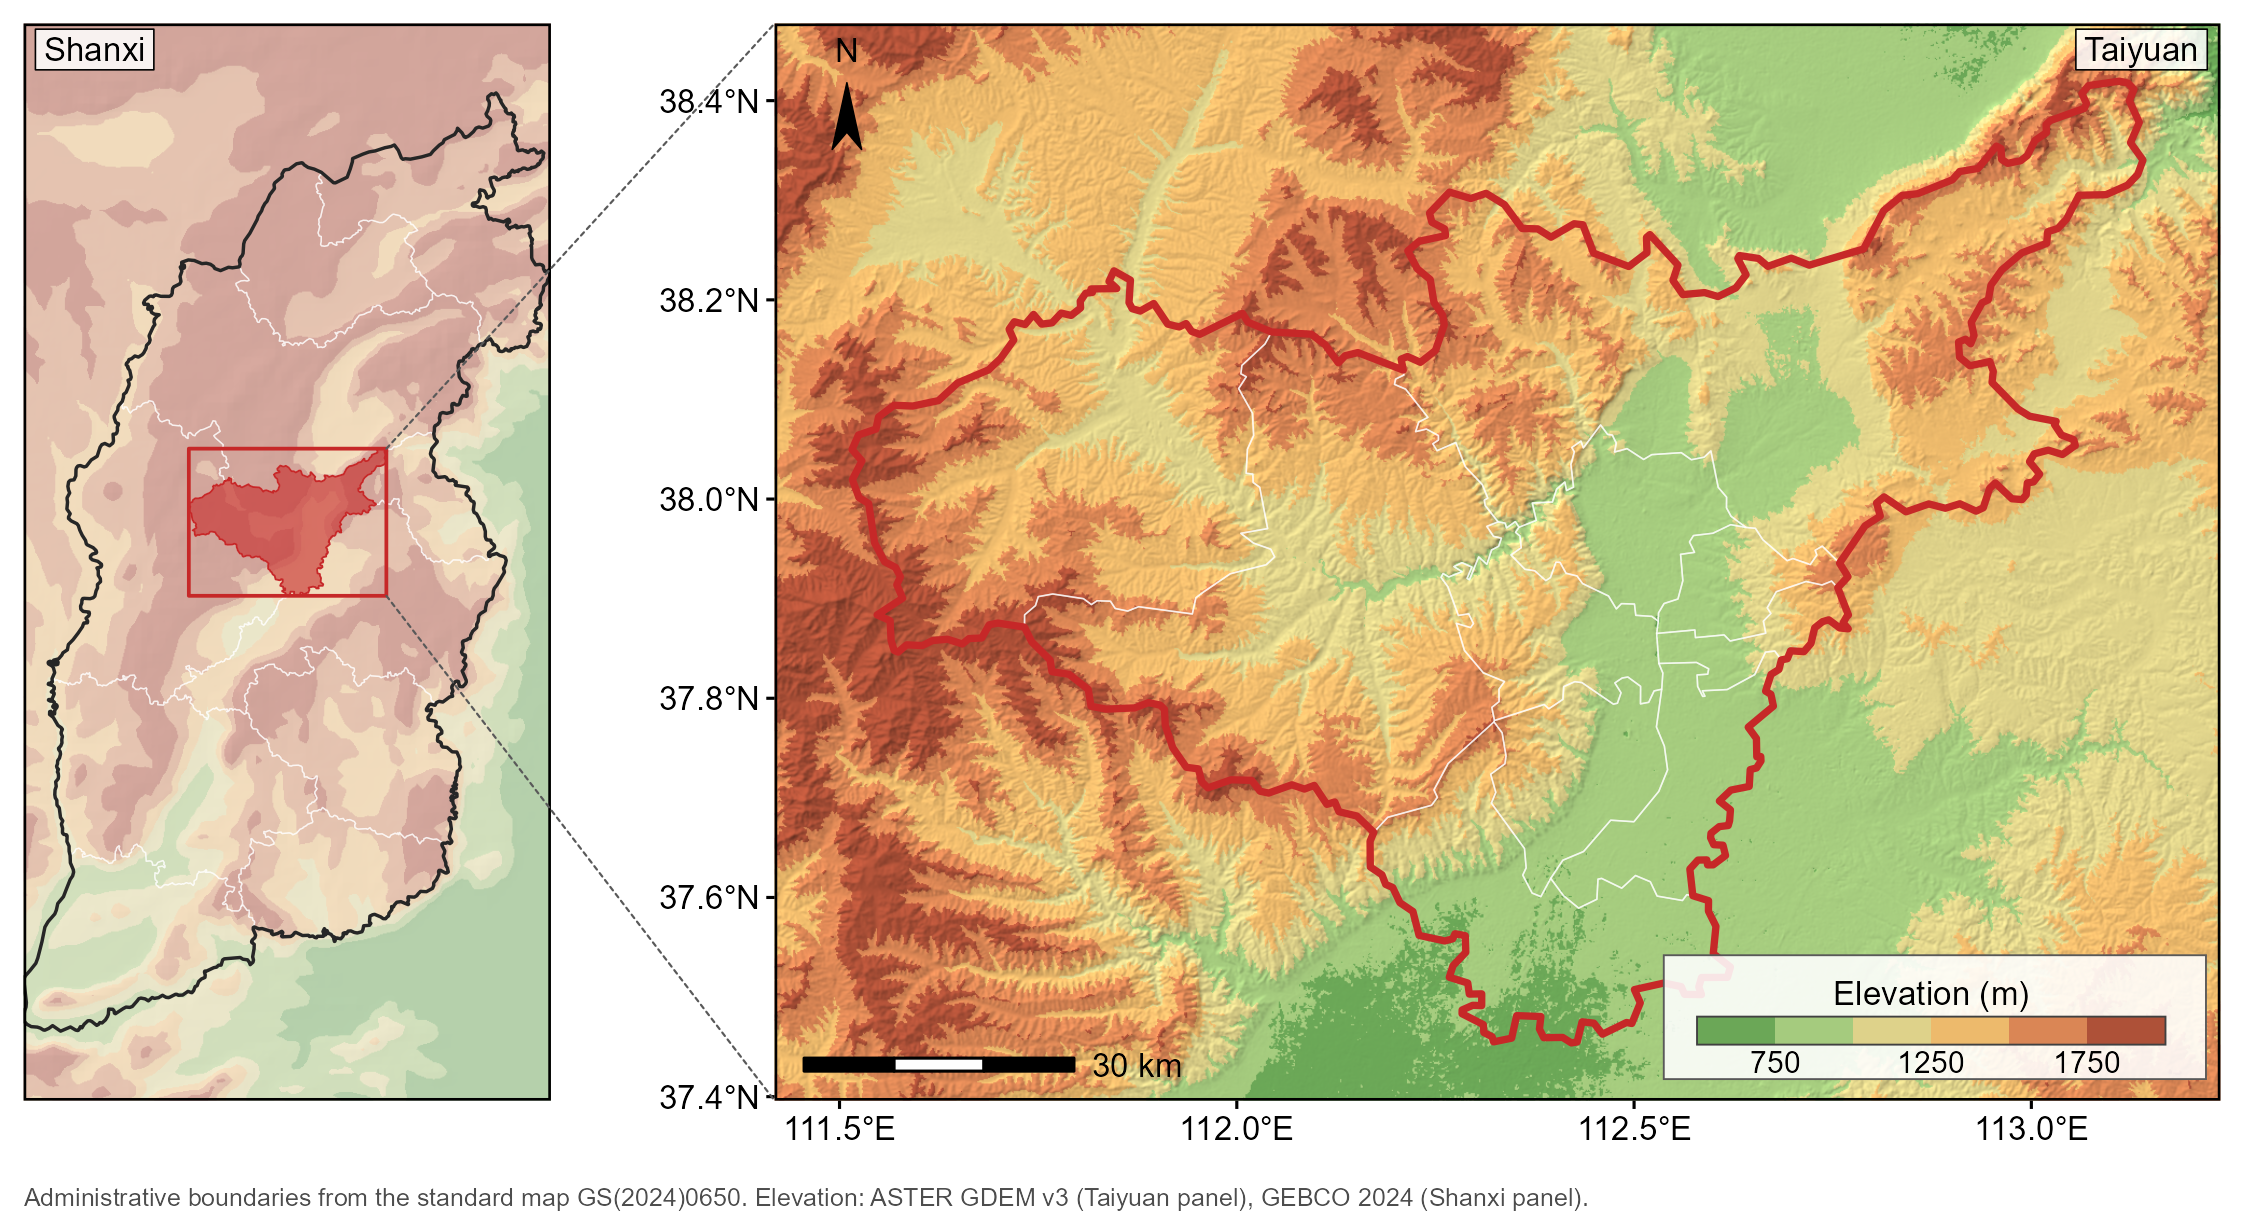

Generate this figure with R:
# 示例：太原市区位图
#
# 两级面板：左为山西省定位，右为太原市主图，虚线锥连接。演示分级设色乘山影、
# 先定槽位再撑窗口、图廓件与引线几何。
#
# 数据本仓库不分发，运行前把下面三个路径改成你自己的：
#   DEM_DIR   ASTER GDEM 压缩瓦片目录，需覆盖 N37-N38 / E111-E113
#   ADM_DIR   含「中国_市.shp」「中国_县.shp」的行政区划目录
#   GEBCO     省级面板用的粗 DEM，由 ggmapcn::check_geodata() 自动下载
#
# 出两版：taiyuan_locator.png 300 dpi 为成品，taiyuan_locator_preview.png
# 150 dpi 供 README 引用。两版尺寸一致，只差分辨率。

SKILL   <- "../reference"          # 从 example/ 目录运行本脚本
DEM_DIR <- "F:/博士毕业论文/山西DEM"
ADM_DIR <- "F:/标准地图/中国省市县标准行政区划数据 审图号GS（2024）0650号/shp格式"

source(file.path(SKILL, "relief_basemap.R"))
source(file.path(SKILL, "palettes.R"))
suppressPackageStartupMessages({library(grid); library(gridExtra); library(ggspatial)})
sf_use_s2(FALSE)          # 行政面有自相交，s2 会直接报错

ACC <- "#C62828"          # 全图唯一强调色：研究区

# ---------------- 边界 ----------------
# gb 是 156 加六位国标码，山西省前缀 14，太原市 1401
shi  <- st_read(file.path(ADM_DIR, "中国_市.shp"), quiet = TRUE)
xian <- st_read(file.path(ADM_DIR, "中国_县.shp"), quiet = TRUE)
sx_shi <- shi[substr(as.character(shi$gb), 4, 5) == "14", ]
ty     <- sx_shi[substr(as.character(sx_shi$gb), 4, 7) == "1401", ]
ty_x   <- xian[substr(as.character(xian$gb), 4, 7) == "1401", ]
cat(sprintf("[边界] 山西地级市 %d 个；太原下辖 %d 个区县\n", nrow(sx_shi), nrow(ty_x)))

CRS_M <- "+proj=aea +lat_1=37.6 +lat_2=38.3 +lat_0=37.95 +lon_0=112.3 +datum=WGS84 +units=m +no_defs"
sx_shi <- st_transform(st_make_valid(sx_shi), CRS_M)
ty     <- st_transform(st_make_valid(ty), CRS_M)
ty_x   <- st_transform(st_make_valid(ty_x), CRS_M)

# ---------------- 主图窗口：太原市外扩 6% ----------------
b <- as.numeric(st_bbox(ty))
px <- 0.06 * (b[3] - b[1]); py <- 0.06 * (b[4] - b[2])
W_M <- c(xmin = b[1] - px, xmax = b[3] + px, ymin = b[2] - py, ymax = b[4] + py)

# ---------------- 版面：先定槽位 ----------------
FIG_W <- 190; PAD_L <- 2; GAP_H <- 7
p_probe <- ggplot() + geom_sf(data = ty) +
  coord_sf(xlim = W_M[c("xmin","xmax")], ylim = W_M[c("ymin","ymax")], expand = FALSE) +
  scale_y_continuous(position = "right") + theme_map_pub()
mg <- with_font_device(panel_margins(p_probe))

col_w   <- 0.235 * FIG_W
panel_w <- FIG_W - PAD_L - col_w - GAP_H - mg$side
panel_h <- panel_w / win_aspect(W_M)
cat(sprintf("[版面] 左列 %.1f mm；主图 panel %.1f x %.1f mm\n", col_w, panel_w, panel_h))

# 定位窗口撑到与主图等高的槽位。coord_sf 长宽比固定，窗口形状不符就会留信箱边，
# 两个图框因此不等高。
W_SX <- fit_aspect(st_bbox(st_union(sx_shi)), col_w / panel_h)

# ---------------- 地形 ----------------
# 主图用 30 m ASTER，省级面板用 GEBCO 0.05 度。宽面板不需要 30 m，窄面板不能用 5 km。
tiles <- vsizip_tiles(DEM_DIR, "^ASTGTM_N3[78]E11[123][.]img[.]zip$")
dem_m <- load_dem(tiles, crs = CRS_M, win = W_M, fact = 4)
brk_m <- elev_breaks(dem_m, n = 6)
col_m <- pal_hypso("terrain", length(brk_m) - 1)
rel_m <- relief_rgb(dem_m, brk_m, col_m, strength = 0.42)

if (!requireNamespace("ggmapcn", quietly = TRUE)) stop("省级面板底图需要 ggmapcn")
ggmapcn::check_geodata(files = "gebco_2024_China.tif", quiet = TRUE)
geb <- system.file("extdata", "gebco_2024_China.tif", package = "ggmapcn")
dem_s <- load_dem(geb, crs = CRS_M, win = W_SX, fact = 1, res = 700)
brk_s <- elev_breaks(dem_s, n = 6)
# 定位面板用去饱和色带并再冲淡：它是背景，红色的太原才该是最先被看到的东西
rel_s <- relief_rgb(dem_s, brk_s, pal_hypso("muted", length(brk_s) - 1),
                    strength = 0.26, wash = 0.18)

# ---------------- 主图 ----------------
fx <- function(t) W_M[["xmin"]] + t * (W_M[["xmax"]] - W_M[["xmin"]])
fy <- function(t) W_M[["ymin"]] + t * (W_M[["ymax"]] - W_M[["ymin"]])

p_main <- ggplot() +
  geom_spatraster_rgb(data = rel_m, maxcell = 4e6) +
  geom_sf(data = ty_x, fill = NA, colour = alpha("white", 0.65), linewidth = LW * 0.5) +
  geom_sf(data = ty, fill = NA, colour = ACC, linewidth = LW_DAT * 1.3) +
  legend_backing(W_M, c(0.615, 0.990), c(0.020, 0.135)) +
  elev_legend(W_M, col_m, elev_labels(brk_m)) +
  north_needle(W_M) +
  annotate("label", x = Inf, y = Inf, hjust = 1.10, vjust = 1.14, label = "Taiyuan",
           size = TXT_GG, family = "Arial", fill = alpha("white", 0.85),
           label.r = unit(0, "mm"), label.padding = unit(0.7, "mm")) +
  coord_sf(xlim = W_M[c("xmin","xmax")], ylim = W_M[c("ymin","ymax")], expand = FALSE) +
  scale_y_continuous(position = "right") +      # 纬度标注让开左侧，给引线留路
  annotation_scale(location = "bl", width_hint = 0.24, height = unit(1.1, "mm"),
                   text_cex = TXT_PT / 12, text_family = "Arial",
                   line_width = LW / 0.353, pad_x = unit(2.5, "mm"),
                   pad_y = unit(2.5, "mm")) +
  theme_map_pub()

# ---------------- 定位面板 ----------------
ty_box <- st_as_sfc(st_bbox(ty))
p_loc <- ggplot() +
  geom_spatraster_rgb(data = rel_s, maxcell = 2e6) +
  geom_sf(data = sx_shi, fill = NA, colour = alpha("white", 0.6), linewidth = LW * 0.45) +
  geom_sf(data = st_union(sx_shi), fill = NA, colour = "grey15", linewidth = LW * 1.1) +
  geom_sf(data = ty, fill = alpha(ACC, 0.6), colour = ACC, linewidth = LW * 0.6) +
  geom_sf(data = ty_box, fill = NA, colour = ACC, linewidth = LW * 1.2) +
  annotate("label", x = -Inf, y = Inf, hjust = -0.10, vjust = 1.14, label = "Shanxi",
           size = TXT_GG, family = "Arial", fill = alpha("white", 0.85),
           label.r = unit(0, "mm"), label.padding = unit(0.7, "mm")) +
  coord_sf(xlim = W_SX[c("xmin","xmax")], ylim = W_SX[c("ymin","ymax")], expand = FALSE) +
  theme_map_pub() +
  theme(axis.text = element_blank(), axis.ticks = element_blank())

# ---------------- 合成 ----------------
grobs <- with_font_device({
  list(main = pin_panel(p_main, panel_w, panel_h),
       loc  = pin_panel(p_loc,  col_w,   panel_h))
})
FIG_H <- panel_h + mg$top + mg$bot

base <- arrangeGrob(
  nullGrob(),
  arrangeGrob(nullGrob(), grobs$loc, nullGrob(), ncol = 1,
              heights = unit(c(mg$top, panel_h, mg$bot), "mm")),
  nullGrob(), grobs$main, ncol = 4,
  widths = unit(c(PAD_L, col_w, GAP_H, panel_w + mg$side), "mm"))

# 引线端点解析求得：槽位尺寸已定死，红框在面板内的位置由窗口比例换算即可
loc_rect  <- c(x0 = PAD_L, x1 = PAD_L + col_w, yt = mg$top, yb = mg$top + panel_h)
main_rect <- c(x0 = PAD_L + col_w + GAP_H + mg$left,
               x1 = PAD_L + col_w + GAP_H + mg$left + panel_w,
               yt = mg$top, yb = mg$top + panel_h)
bx <- box_in(st_bbox(ty_box), W_SX, loc_rect)
segs <- rbind(
  data.frame(x1 = bx[["x1"]], y1 = bx[["yt"]], x2 = main_rect[["x0"]], y2 = main_rect[["yt"]]),
  data.frame(x1 = bx[["x1"]], y1 = bx[["yb"]], x2 = main_rect[["x0"]], y2 = main_rect[["yb"]]))
fig <- add_leaders(base, segs, FIG_H)

# 图下加一行数据来源：图件常被单独取用，图注不会跟着走
CREDIT <- paste("Administrative boundaries from the standard map GS(2024)0650.",
                "Elevation: ASTER GDEM v3 (Taiyuan panel), GEBCO 2024 (Shanxi panel).")
cf <- credit_footer(fig, CREDIT, FIG_H)

for (v in list(list("taiyuan_locator.png", 300),
               list("taiyuan_locator_preview.png", 150))) {
  ggsave(v[[1]], cf$grob, width = FIG_W, height = cf$height_mm, units = "mm",
         dpi = v[[2]], bg = "white", device = ragg::agg_png)
  cat(sprintf("WROTE %-34s %g x %.1f mm @ %d dpi  %.2f MB\n",
              v[[1]], FIG_W, cf$height_mm, v[[2]], file.info(v[[1]])$size / 1e6))
}
